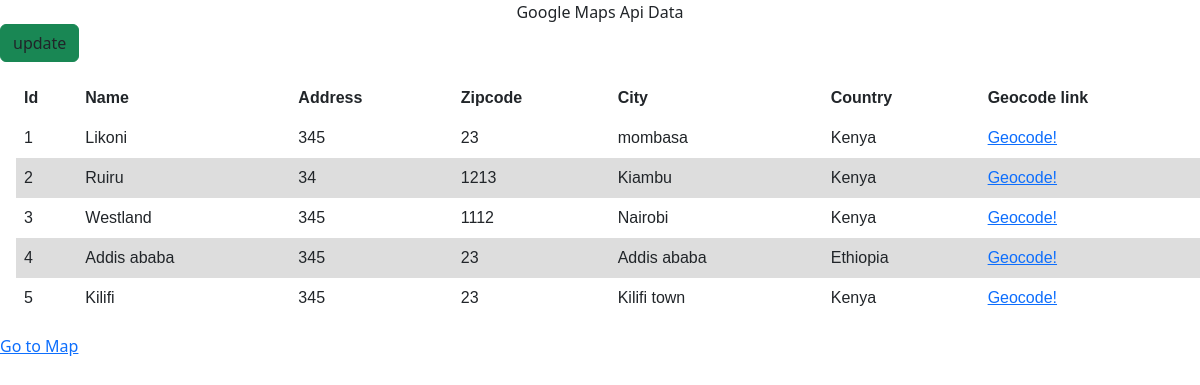
The page / on the database its author committed.
### SITEAPP/models.py (models this page shows, shortened)
class Location(models.Model):
    name = models.CharField(max_length = 500)
    zipcode = models.CharField(max_length=200, blank=True, null=True)
    city = models.CharField(max_length=200, blank=True, null=True)
    country = models.CharField(max_length = 200, blank=True, null=True)
    address = models.CharField(max_length = 200, blank=True, null=True)
    created_at = models.DateTimeField(auto_now_add=True, blank=True, null=True)
    edited_at = models.DateTimeField(auto_now=True)
    lat = models.CharField(max_length=200, blank=True, null=True)
    lng = models.CharField(max_length=200, blank=True, null=True)
    place_id = models.CharField(max_length = 200, blank=True, null=True)

### SITEAPP/views.py (the view)
# urls.py: path("", views.HomeView.as_view(), name= "home"),
class HomeView(ListView):
    template_name = "home.html"
    context_object_name = 'mydata'
    model = Location
    success_url = "/"

### SITEAPP/templates/home.html
{% extends 'base.html' %}
{% load crispy_forms_tags %}
{% block content %}
<div class="pageholder">
    <div class="titleholder">
        <center><div class="title">Google Maps Api Data</div></center>
    </div>
<a
    class="btn btn-success text-center"
    title="update profile"
    data-bs-toggle="modal"
    data-bs-target="#update_profModal">
    update
</a>
<div class="linkholder">
    {% if mydata.count == 0 %}
        <center><div>No data Availlable</div></center>
    {% else %}
    <table id="ourtables3" class="myTable m-3"  class="table">
        <thead class="thead-dark">
            <tr>
                <th>Id</th>
                <th>Name</th>
                <th>Address</th>
                <th>Zipcode</th>
                <th>City</th>
                <th>Country</th>
                <th>Geocode link</th>
            </tr>
        </thead>
        <tbody>
            {% for a in mydata %}
            <tr>
                <td>{{a.id}}</td>
                <td>{{a.name}}</td>
                <td>{{a.address}}</td>
                <td>{{a.zipcode}}</td>
                <td>{{a.city}}</td>
                <td>{{a.country}}</td>
                <td><a href="{% url 'geocoding' a.id %}">Geocode!</a></td>
            </tr>
            {% endfor %}
        </tbody>
    </table>
    {% endif %}
</div>
<div class="linkholder">
    <a href="{% url 'map' %}">Go to Map</a>
</div>
</div>
{% include 'backpic.html'%}
{% endblock content %}

### SITEAPP/templates/base.html (shortened to what this page needs)
{% load static %}
<!DOCTYPE html>
<html lang="en">
<head>
    <link href="{% static 'main.css' %}" rel="stylesheet">
    <link rel="stylesheet" type="text/css" href="https://cdn.datatables.net/1.11.5/css/jquery.dataTables.css">
    <link rel="stylesheet" href="https://stackpath.bootstrapcdn.com/bootstrap/4.1.3/css/bootstrap.min.css">
     <link href="https://cdn.jsdelivr.net/npm/bootstrap@5.3.2/dist/css/bootstrap.min.css" rel="stylesheet">
        <link
            rel="stylesheet"
            href="https://cdnjs.cloudflare.com/ajax/libs/font-awesome/5.15.4/css/all.min.css"
        >
</head>
<body>
    {% block content %}
    {% endblock content %}
</body>
</html>

### SITEAPP/templates/backpic.html (shortened to what this page needs)
{% load widget_tweaks %}
 <link href="https://cdn.jsdelivr.net/npm/bootstrap@5.3.2/dist/css/bootstrap.min.css" rel="stylesheet">
        <link
            rel="stylesheet"
            href="https://cdnjs.cloudflare.com/ajax/libs/font-awesome/5.15.4/css/all.min.css"
        >

### SITEAPP/templates/base.html (style rules this page uses)
table { font-family: arial, sans-serif; border-collapse: collapse; width: 100%; }
td, th { border: 1px solid #dddddd; text-align: left; padding: 8px; }
tr:nth-child(even) { background-color: #dddddd; }
body { background:white; }

### rows shown on the page
Location: id "1", name "Likoni", address "345", zipcode "23", city "mombasa", country "Kenya"
Location: id "2", name "Ruiru", address "34", zipcode "1213", city "Kiambu", country "Kenya"
Location: id "3", name "Westland", address "345", zipcode "1112", city "Nairobi", country "Kenya"
Location: id "4", name "Addis ababa", address "345", zipcode "23", city "Addis ababa", country "Ethiopia"
Location: id "5", name "Kilifi", address "345", zipcode "23", city "Kilifi town", country "Kenya"
